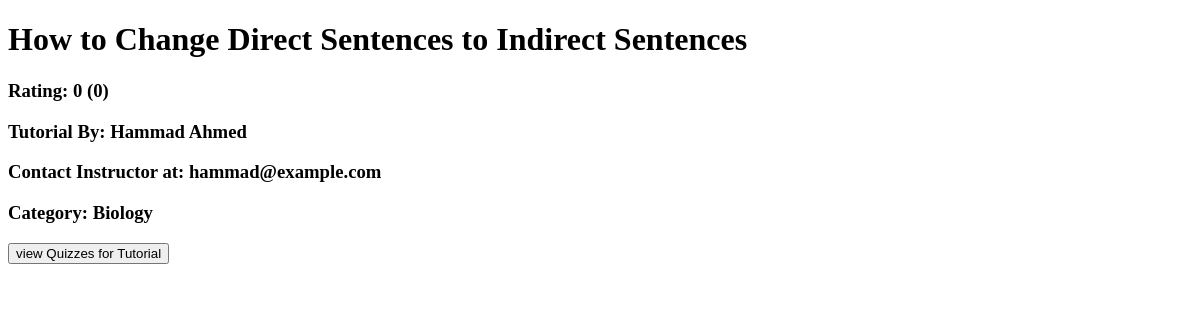
The app's page /Views/tutorial.php?id=19 (signed in), older data.
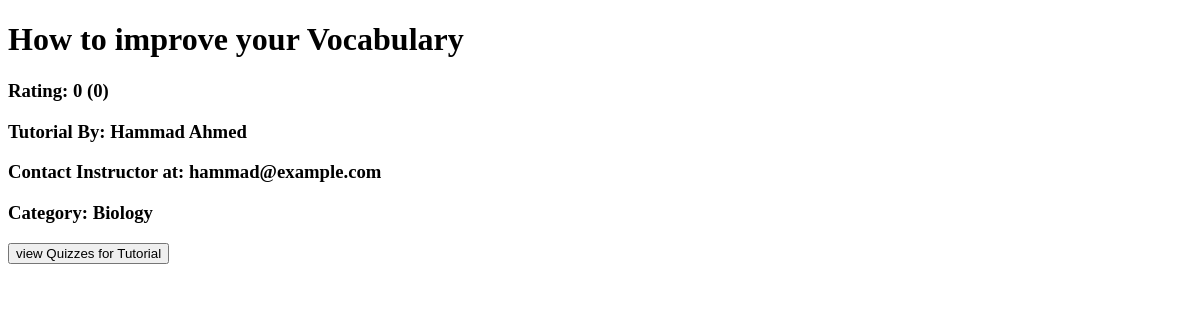
The same page, newer data.
### tables this page shows
CREATE TABLE `tutorial` ( `id` INT NOT NULL AUTO_INCREMENT , `category_id` INT NOT NULL , `instructor` VARCHAR(100) NOT NULL , `title` VARCHAR(100) NOT NULL , `description` VARCHAR(1000) NOT NULL , `video` VARCHAR(100) NULL , PRIMARY KEY (`id`));

### Models/TutorialModel.php (called while the page is built, shortened)
<?php
	require_once "DBconfig.php";
	function getTutorialByID($id){
		global $database_connection;
		$sql_query         = "SELECT * FROM tutorial WHERE id='$id'";
		$sql_query_execute = mysqli_query($database_connection, $sql_query);
		$sql_query_result  = mysqli_fetch_array($sql_query_execute);
		return $sql_query_result;
	}
?>

### Models/StudentTutorialBridgeModel.php (called while the page is built, shortened)
<?php
	require_once "DBconfig.php";
	function getTutorialAvgRating($tutorial_id){
		global $database_connection;
		$sql_query         = "SELECT ROUND(AVG(tutorial_rating), 2) FROM student_tutorial_bridge WHERE " .
		    				 "tutorial_id='$tutorial_id'";
		$sql_query_execute = mysqli_query($database_connection, $sql_query);
		$sql_query_result  = mysqli_fetch_array($sql_query_execute);
		return $sql_query_result;
	}
	function getTutorialNumOfRatings($tutorial_id){
		global $database_connection;
		$sql_query         = "SELECT COUNT(tutorial_rating) FROM student_tutorial_bridge WHERE " .
		    				 "tutorial_id='$tutorial_id'";
		$sql_query_execute = mysqli_query($database_connection, $sql_query);
		$sql_query_result  = mysqli_fetch_array($sql_query_execute);
		return $sql_query_result;
	}
?>

### Models/UserModel.php (called while the page is built, shortened)
<?php
	require_once "DBconfig.php";
	function getTeacherByEmail($email){
		global $database_connection;
		$sql_query         = "SELECT * FROM teacher WHERE email='$email'";
		$sql_query_execute = mysqli_query($database_connection, $sql_query);
		$sql_query_result  = mysqli_fetch_array($sql_query_execute);
		return $sql_query_result;
	}
?>

### Models/TutorialCategoryModel.php (called while the page is built, shortened)
<?php
	require_once "DBconfig.php";
	function getCategoryNameByID($id){
		global $database_connection;
		$sql_query         = "SELECT * FROM tutorial_categeory WHERE id='$id'";
		$sql_query_execute = mysqli_query($database_connection, $sql_query);
		$sql_query_result  = mysqli_fetch_array($sql_query_execute);
		return $sql_query_result;
	}
?>

### Views/tutorial.php (the view, shortened to what this page needs)
<?php
	$teacher_loggedin  = false;
	if(isset($_SESSION['current_teacher_email']) && isset($_SESSION['current_teacher_username'])){
		$teacher_loggedin  = true;
	}
	elseif (isset($_SESSION['current_student_email']) && isset($_SESSION['current_student_username'])) {
		$student_email     = $_SESSION["current_student_email"];
		$student_username  = $_SESSION["current_student_username"];
		$student_loggedin  = true;
	}
	elseif(isset($_SESSION['admin_email']) && isset($_SESSION['admin_username'])){
		header("location: adminPanel.php?invalidAcess=ture");
	}
	else{
		header("location: login.php?notloggedin=true");
	}
	require_once "../Models/TutorialModel.php";
	require_once "../Models/TutorialCategoryModel.php";
	require_once "../Models/UserModel.php";
	require_once "../Models/QuizModel.php";
	require_once "../Models/StudentTutorialBridgeModel.php";
	$tutorial_id = $_GET["id"];
	$tutorial    = getTutorialByID($tutorial_id);
	$title               = $tutorial["title"];
	$tutorial_instructor = getTeacherByEmail($tutorial["instructor"]);
	$category    		 = getCategoryNameByID($tutorial["category_id"]);
	$avg_tutorial_rating = getTutorialAvgRating($tutorial_id)[0];
	$num_tutorial_rating = getTutorialNumOfRatings($tutorial_id)[0];
?>
<!DOCTYPE html>
<html>
<head>
</head>
<body>
	<h1><?php echo $title ?></h1>
	<h3>
		Rating: <?php echo $avg_tutorial_rating ? $avg_tutorial_rating : 0 ?>
		(<?php echo $num_tutorial_rating ?>)
	</h3>
	<h3>Tutorial By: <?php echo $tutorial_instructor["username"] ?></h3>
	<h3>Contact Instructor at: <?php echo $tutorial_instructor["email"] ?></h3>
	<h3>Category: <?php echo $category["name"] ?></h3>
	<?php
		if($teacher_loggedin){?>
			<form name="viewQuizForm" action="viewQuiz.php" method="POST">
				<button name='view'>view Quizzes for Tutorial</button>
			</form><br>
	<?php	}
	?>
</body>
</html>

Row changes from the older to the newer data that the page shows:
changed tutorial: title "How to Change Direct Sentences to Indirect Sentences" → "How to improve your Vocabulary"
